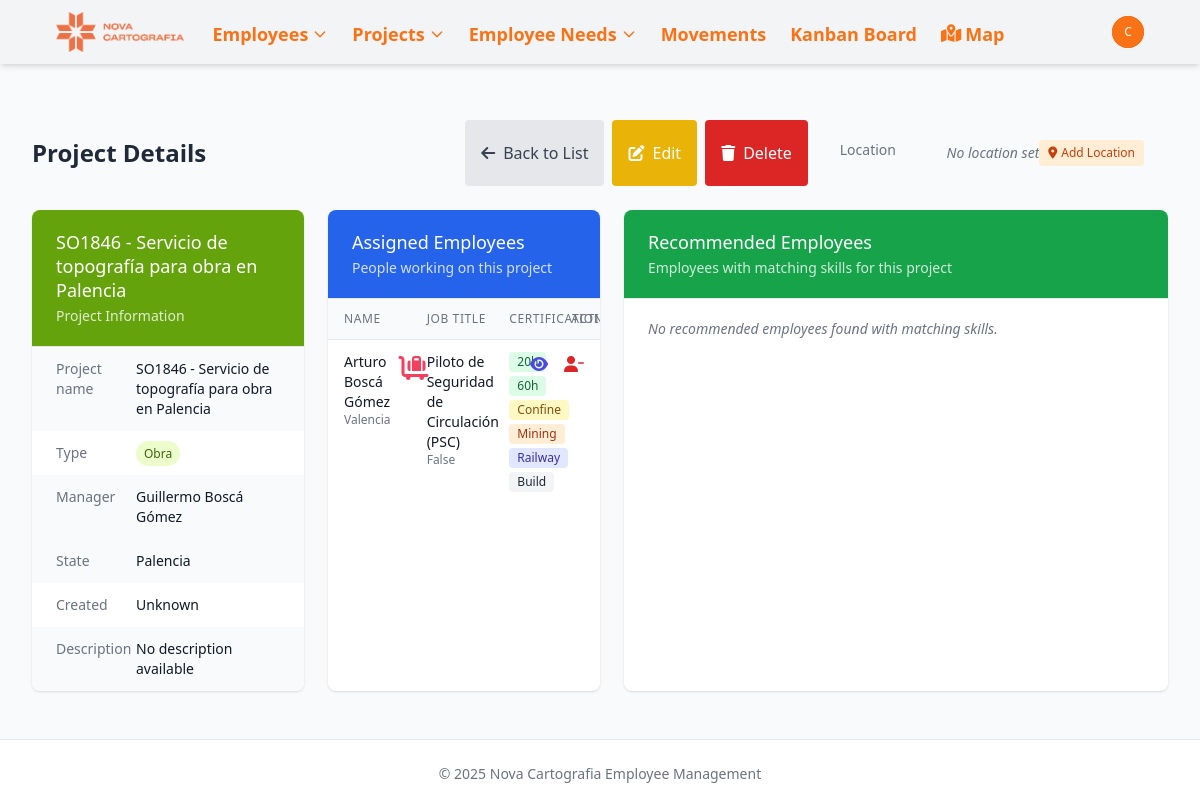
The page /projects/12/ (signed in) on the database as committed earlier.
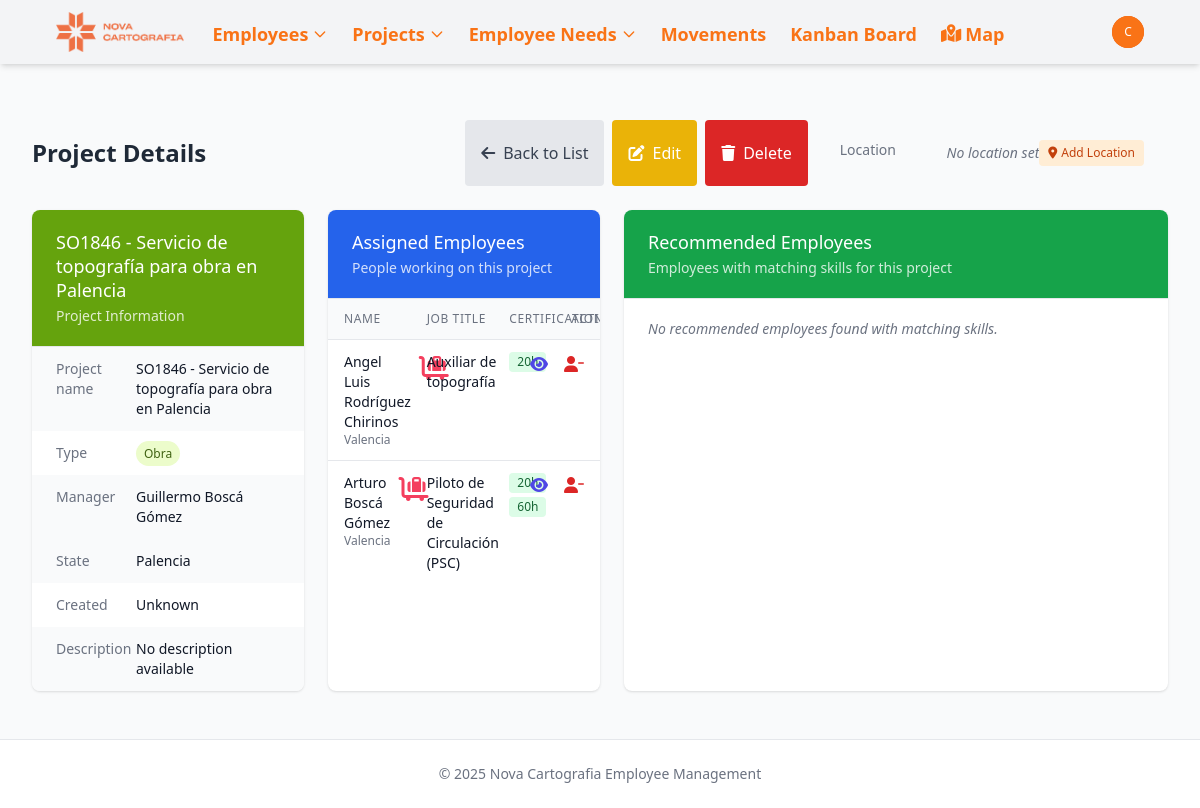
The same page on the database as committed later.
### novacartografia_employee_management/models.py (models this page shows, shortened)
class Employee(models.Model):
    name = models.CharField(max_length=100)
    job = models.CharField(max_length=100)
    project_id = models.ForeignKey(Project, on_delete=models.SET_NULL, related_name='employee_set', blank=True, null=True)
    street = models.CharField(max_length=100, blank=True, null=True)
    city = models.CharField(max_length=100, blank=True, null=True)
    state = models.CharField(max_length=50, default='valencia',
           choices=[
                ('Araba (Álava)', 'Álava'),
                ('Albacete', 'Albacete'),
                ('Alacant (Alicante)', 'Alicante'),
                ('Almería', 'Almería'),
                ('Asturias', 'Asturias'),
                ('Ávila', 'Ávila'),
                ('Badajoz', 'Badajoz'),
                ('Barcelona', 'Barcelona'),
                ('Burgos', 'Burgos'),
                ('Cáceres', 'Cáceres'),
                ('Cádiz', 'Cádiz'),
                ('Cantabria', 'Cantabria'),
                ('Castelló (Castellón)', 'Castellón'),
                ('Ceuta', 'Ceuta'),
                ('Ciudad Real', 'Ciudad Real'),
                ('Córdoba', 'Córdoba'),
                ('Cuenca', 'Cuenca'),
                ('Gerona', 'Gerona'),
                ('Granada', 'Granada'),
                ('Guadalajara', 'Guadalajara'),
                ('Gipuzkoa (Guipúzcoa)', 'Guipúzcoa'),
                ('Huelva', 'Huelva'),
                ('Huesca', 'Huesca'),
                ('Islas Baleares', 'Islas Baleares'),
                ('Jaén', 'Jaén'),
                ('A Coruña (La Coruña)', 'La Coruña'),
                ('La Rioja', 'La Rioja'),
                ('Las Palmas', 'Las Palmas'),
                ('León', 'León'),
                ('Lérida', 'Lérida'),
                ('Lleida', 'Lérida'),  # Agregado porque aparece en tu CSV
                ('Lugo', 'Lugo'),
                ('Madrid', 'Madrid'),
                ('Málaga', 'Málaga'),
                ('Melilla', 'Melilla'),
                ('Murcia', 'Murcia'),
                ('Navarra (Nafarroa)', 'Navarra'),  # Corregido para coincidir con el CSV
                ('Orense', 'Orense'),
                ('Palencia', 'Palencia'),
                ('Pontevedra', 'Pontevedra'),
                ('Salamanca', 'Salamanca'),
                ('Santa Cruz de Tenerife', 'Santa Cruz de Tenerife'),
                ('Segovia', 'Segovia'),
                ('Sevilla', 'Sevilla'),
                ('Soria', 'Soria'),
                ('Tarragona', 'Tarragona'),
                ('Teruel', 'Teruel'),
                ('Toledo', 'Toledo'),
                ('Valencia', 'Valencia'),
                ('Valladolid', 'Valladolid'),
                ('Bizkaia (Vizcaya)', 'Vizcaya'),
                ('Zamora', 'Zamora'),
                ('Zaragoza', 'Zaragoza'),
            ])
    latitude = models.FloatField(null=True, blank=True)
    longitude = models.FloatField(null=True, blank=True)
    academic_training = models.CharField(max_length=100, blank=True, null=True)
    driver_license = models.BooleanField(default=False)
    twenty_hours = models.BooleanField(default=False)
    sixty_hours = models.BooleanField(default=False)
    confine = models.BooleanField(default=False)
    height = models.BooleanField(default=False)
    mining = models.BooleanField(default=False)
    railway_carriage = models.BooleanField(default=False)
    railway_mounting = models.BooleanField(default=False)
    building = models.BooleanField(default=False)
    office_work = models.BooleanField(default=False)
    scanner = models.BooleanField(default=False)
    leveling = models.BooleanField(default=False)
    static = models.BooleanField(default=False)
    drag = models.BooleanField(default=False)
    locked = models.BooleanField(default=False, help_text="Indicates if the employee is locked for a future project")

### novacartografia_employee_management/views.py (the view)
# urls.py: path('projects/<int:pk>/', views.project_detail, name='project_detail'),
@login_required
def project_detail(request, pk):
    project = get_object_or_404(Project, pk=pk)
    required_skill_fields = [skill for skill in [
        'twenty_hours', 'sixty_hours', 'confine', 'height', 'mining',  # Verificamos que 'height' está aquí
        'railway_carriage', 'railway_mounting', 'building',
        'office_work', 'scanner', 'leveling', 'static', 'drag'
    ] if getattr(project, skill, False)]
    print(f"Required skills: {required_skill_fields}")
    print(f"Project height value: {project.height}")
    required_skills_count = len(required_skill_fields)
    if required_skills_count > 0:
        skill_filter = reduce(operator.or_, [Q(**{skill: True}) for skill in required_skill_fields])
        employees = Employee.objects.filter(skill_filter)
        matching_employees = []
        for emp in employees:
            matches = sum(1 for skill in required_skill_fields if getattr(emp, skill, False))
            if 'height' in required_skill_fields:
                print(f"Employee {emp.name} height: {emp.height}, height matches: {'height' in required_skill_fields and emp.height}")
            percentage = (matches / required_skills_count) * 100
            emp.match_count = matches
            emp.required_count = required_skills_count
            emp.match_percentage = percentage
            emp.is_available = emp.project_id is None
            matching_employees.append(emp)
        matching_employees.sort(key=lambda e: (-e.match_percentage, e.name))
        employees_with_matching_skills = matching_employees[:30]
    else:
        employees_with_matching_skills = []
    context = {
        'project': project,
        'employees_with_matching_skills': employees_with_matching_skills,
        'debug': True,  # Añadir para mostrar mensajes de debug en la template
    }
    return render(request, 'novacartografia_employee_management/project_detail.html', context)

### templates/novacartografia_employee_management/project_detail.html (shortened to what the changed rows need)
{% extends "base.html" %}
{% block content %}
<div class="mb-6 flex justify-between items-center">
    <h2 class="text-2xl font-bold text-gray-800">Project Details</h2>
</div>
<div class="flex flex-col md:flex-row gap-6 mb-6">
    <div class="w-full md:w-1/2">
        <div class="bg-white shadow overflow-hidden sm:rounded-lg h-full">
            <div class="border-t border-gray-200">
                {% with assigned_employees=project.employee_set.all %}
                {% if assigned_employees %}
                <ul class="divide-y divide-gray-200 max-h-[calc(100vh-300px)] overflow-y-auto">
                    {% for employee in assigned_employees %}
                    <li class="px-4 py-3">
                        <div class="grid grid-cols-12 gap-2">
                            <div class="col-span-4">
                                <div class="flex items-center">
                                    <div class="flex">
                                        <div>
                                            <div class="text-sm font-medium text-gray-900">{{ employee.name }}</div>
                                            <div class="text-xs text-gray-500">{{ employee.get_state_display }}</div>
                                        </div>
                                        <div class="ml-2">
                                            {% if employee.state == project.state %}
                                            <i class="fa-solid fa-home text-2xl text-lime-400"></i>
                                            {% else %}
                                            <i class="fa-solid fa-cart-flatbed-suitcase text-2xl text-rose-500"></i>
                                            {% endif %}
                                        </div>
                                    </div>
                                </div>
                            </div>
                            <div class="col-span-4">
                                <div class="text-sm text-gray-900">{{ employee.job|default:"Not specified" }}</div>
                                <div class="text-xs text-gray-500">{{ employee.academic_training|default:"" }}</div>
                            </div>
                            <div class="col-span-3">
                                <div class="flex flex-wrap gap-1">
                                    {% if employee.twenty_hours %}
                                        <span class="inline-flex items-center px-2 py-0.5 rounded text-xs font-medium bg-green-100 text-green-800">
                                            20h
                                        </span>
                                    {% endif %}
                                    {% if employee.sixty_hours %}
                                        <span class="inline-flex items-center px-2 py-0.5 rounded text-xs font-medium bg-green-100 text-green-800">
                                            60h
                                        </span>
                                    {% endif %}
                                    {% if employee.confine %}
                                        <span class="inline-flex items-center px-2 py-0.5 rounded text-xs font-medium bg-yellow-100 text-yellow-800">
                                            Confine
                                        </span>
                                    {% endif %}
                                    {% if employee.mining %}
                                        <span class="inline-flex items-center px-2 py-0.5 rounded text-xs font-medium bg-orange-100 text-orange-800">
                                            Mining
                                        </span>
                                    {% endif %}
                                    {% if employee.railway_carriage or employee.railway_mounting %}
                                        <span class="inline-flex items-center px-2 py-0.5 rounded text-xs font-medium bg-indigo-100 text-indigo-800">
                                            Railway
                                        </span>
                                    {% endif %}
                                    {% if employee.building %}
                                        <span class="inline-flex items-center px-2 py-0.5 rounded text-xs font-medium bg-gray-100 text-gray-800">
                                            Build
                                        </span>
                                    {% endif %}
                                </div>
                            </div>
                            <div class="col-span-1 flex justify-end space-x-4">
                                <a href="{% url 'employee_detail' employee.id %}" class="text-indigo-600 hover:text-indigo-900">
                                    <i class="fas fa-eye"></i>
                                </a>
                                <form method="post" action="{% url 'unassign_employee_from_project' employee.id %}" style="display: inline;">
                                    <button type="submit" class="text-red-600 hover:text-red-900 border-0 bg-transparent p-0"
                                            onclick="return confirm('Are you sure you want to unassign {{ employee.name }} from this project?');">
                                        <i class="fas fa-user-minus"></i>
                                    </button>
                                </form>
                            </div>
                        </div>
                    </li>
                    {% endfor %}
                </ul>
                {% endif %}
                {% endwith %}
            </div>
        </div>
    </div>
{% endblock %}

Rows that differ between the two databases and show on the page:
now on this page (row edited): Employee: name "Angel Luis Rodríguez Chirinos", state "Valencia", job "Auxiliar de topografía", twenty_hours "20h"
changed Employee "Arturo Boscá Gómez": academic_training "False" → (not shown); confine True → False (drawn); mining True → False (drawn); railway_carriage True → False (drawn); building True → False (drawn)
